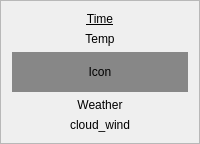
                             <widget class="QFrame" name="frame_37">
                                 <property name="frameShape">
                                     <enum>QFrame::StyledPanel</enum>
                                 </property>
                                 <property name="frameShadow">
                                     <enum>QFrame::Plain</enum>
                                 </property>
                                 <layout class="QVBoxLayout" name="verticalLayout_22">
                                     <item>
                                         <widget class="QLabel" name="lblHTime_21">
                                             <property name="font">
                                                 <font>
                                                     <underline>true</underline>
                                                 </font>
                                             </property>
                                             <property name="text">
                                                 <string>Time</string>
                                             </property>
                                             <property name="alignment">
                                                 <set>Qt::AlignCenter</set>
                                             </property>
                                         </widget>
                                     </item>
                                     <item>
                                         <widget class="QLabel" name="lblHtemp_21">
                                             <property name="text">
                                                 <string>Temp</string>
                                             </property>
                                             <property name="alignment">
                                                 <set>Qt::AlignCenter</set>
                                             </property>
                                         </widget>
                                     </item>
                                     <item>
                                         <widget class="QLabel" name="lblHIcon_21">
                                             <property name="minimumSize">
                                                 <size>
                                                     <width>60</width>
                                                     <height>40</height>
                                                 </size>
                                             </property>
                                             <property name="styleSheet">
                                                 <string notr="true">background-color: rgb(135, 135, 135);</string>
                                             </property>
                                             <property name="text">
                                                 <string>Icon</string>
                                             </property>
                                             <property name="alignment">
                                                 <set>Qt::AlignCenter</set>
                                             </property>
                                         </widget>
                                     </item>
                                     <item>
                                         <widget class="QLabel" name="lblHWeather_21">
                                             <property name="text">
                                                 <string>Weather</string>
                                             </property>
                                             <property name="alignment">
                                                 <set>Qt::AlignCenter</set>
                                             </property>
                                         </widget>
                                     </item>
                                     <item>
                                         <widget class="QLabel" name="lblHCloudWind_21">
                                             <property name="text">
                                                 <string>cloud_wind</string>
                                             </property>
                                             <property name="alignment">
                                                 <set>Qt::AlignCenter</set>
                                             </property>
                                         </widget>
                                     </item>
                                 </layout>
                             </widget>
